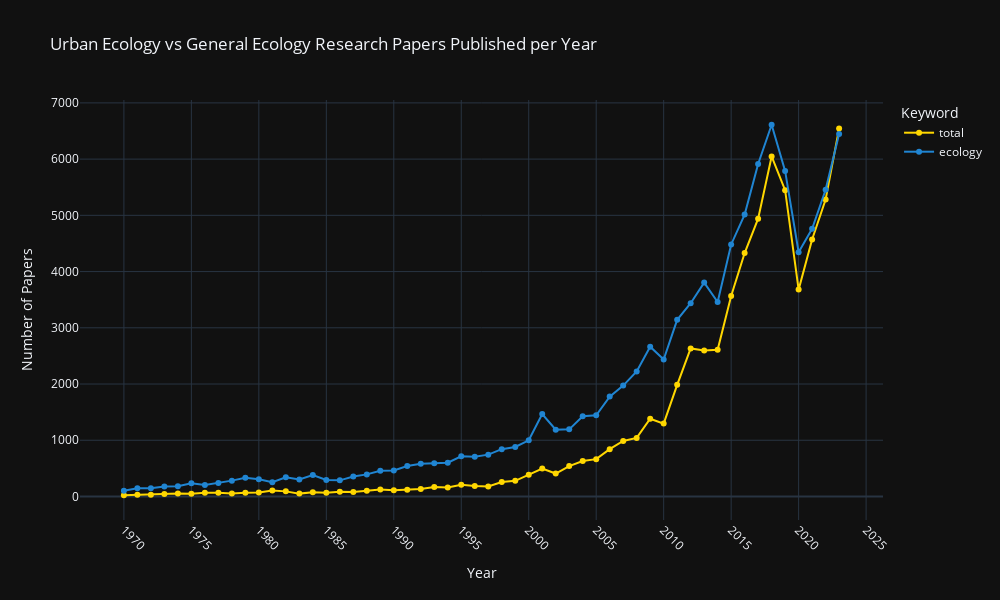

The notebook cell this image was saved under:
### Markdown cell above
### Published Papers Time Series

We'll start with a simple analysis, looking at how many papers were published every year from 1970 to present day. 
First, we look at the full data, looking at the sum of every paper published across every keyword (the 'total' line in the graph below), then at the data per keyword. The graph below also has a 'control' dataset in the form of the 'ecology' keyword. That is, I compare the data related to research in urban environments to the scientific output on ecology as a whole.

### Code cell
fig = px.line(
    df_combined,
    x='year',
    y='paper_count',
    color='search_keyword',
    color_discrete_map={
        **color_map,
        'ecology': "#2085D2"
    },
    title='Urban Ecology vs General Ecology Research Papers Published per Year',
    markers=True,
)

fig.update_layout(
    xaxis_title='Year',
    yaxis_title='Number of Papers',
    legend_title='Keyword',
    font=dict(size=12),
    width=1000,
    height=600,
    template='plotly_dark',
    xaxis=dict(showgrid=True,
               dtick=5,
               tickangle=45),
    yaxis=dict(showgrid=True),
)

fig.show()

### Figure 1 — Plotly figure (JSON) as saved in the notebook; plotly's stock layout.template omitted (floating-point values rounded to 4 significant figures)
{"data": [{"hovertemplate": "search_keyword=total<br>year=%{x}<br>paper_count=%{y}<extra></extra>", "legendgroup": "total", "line": {"color": "#FFD700", "dash": "solid"}, "marker": {"symbol": "circle"}, "mode": "lines+markers", "name": "total", "orientation": "v", "showlegend": true, "type": "scatter", "x": [1970, 1971, 1972, 1973, 1974, 1975, 1976, 1977, 1978, 1979, 1980, 1981, 1982, 1983, 1984, 1985, 1986, 1987, 1988, 1989, 1990, 1991, 1992, 1993, 1994, 1995, 1996, 1997, 1998, 1999, 2000, 2001, 2002, 2003, 2004, 2005, 2006, 2007, 2008, 2009, 2010, 2011, 2012, 2013, 2014, 2015, 2016, 2017, 2018, 2019, 2020, 2021, 2022, 2023], "xaxis": "x", "y": [22, 30, 30, 46, 54, 48, 68, 65, 54, 67, 71, 108, 91, 51, 74, 68, 85, 80, 103, 124, 110, 121, 132, 168, 158, 208, 185, 178, 258, 279, 388, 498, 408, 541, 631, 664, 841, 987, 1042, 1382, 1296, 1986, 2633, 2598, 2611, 3565, 4330, 4940, 6047, 5448, 3679, 4571, 5282, 6543], "yaxis": "y"}, {"hovertemplate": "search_keyword=ecology<br>year=%{x}<br>paper_count=%{y}<extra></extra>", "legendgroup": "ecology", "line": {"color": "#2085D2", "dash": "solid"}, "marker": {"symbol": "circle"}, "mode": "lines+markers", "name": "ecology", "orientation": "v", "showlegend": true, "type": "scatter", "x": [1970, 1971, 1972, 1973, 1974, 1975, 1976, 1977, 1978, 1979, 1980, 1981, 1982, 1983, 1984, 1985, 1986, 1987, 1988, 1989, 1990, 1991, 1992, 1993, 1994, 1995, 1996, 1997, 1998, 1999, 2000, 2001, 2002, 2003, 2004, 2005, 2006, 2007, 2008, 2009, 2010, 2011, 2012, 2013, 2014, 2015, 2016, 2017, 2018, 2019, 2020, 2021, 2022, 2023], "xaxis": "x", "y": [103, 145, 146, 178, 184, 236, 204, 238, 282, 332, 308, 255, 341, 304, 382, 295, 287, 356, 393, 459, 464, 542, 580, 593, 602, 714, 708, 744, 842, 880, 999, 1466, 1187, 1194, 1426, 1445, 1776, 1972, 2225, 2664, 2436, 3142, 3437, 3804, 3459, 4482, 5014, 5912, 6611, 5790, 4343, 4761, 5454, 6446], "yaxis": "y"}], "layout": {"font": {"size": 12}, "height": 600, "legend": {"title": {"text": "Keyword"}, "tracegroupgap": 0}, "title": {"text": "Urban Ecology vs General Ecology Research Papers Published per Year"}, "width": 1000, "xaxis": {"anchor": "y", "domain": [0, 1], "dtick": 5, "showgrid": true, "tickangle": 45, "title": {"text": "Year"}}, "yaxis": {"anchor": "x", "domain": [0, 1], "showgrid": true, "title": {"text": "Number of Papers"}}}}
